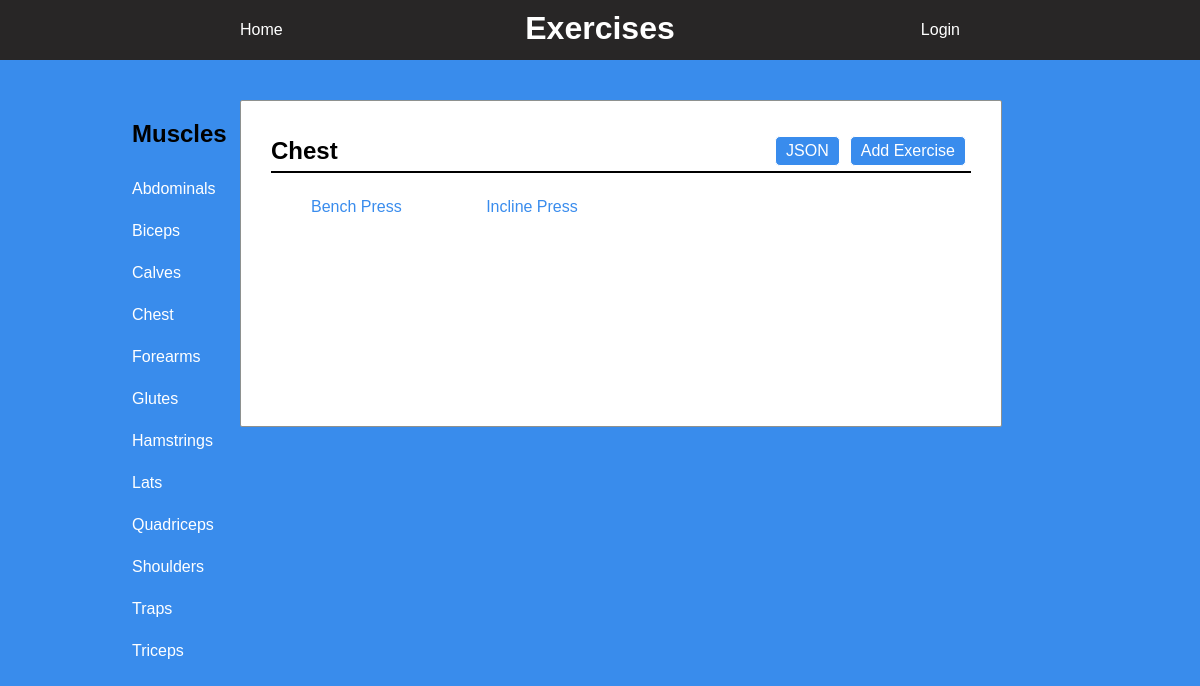
The app's page /Chest/exercises, older data.
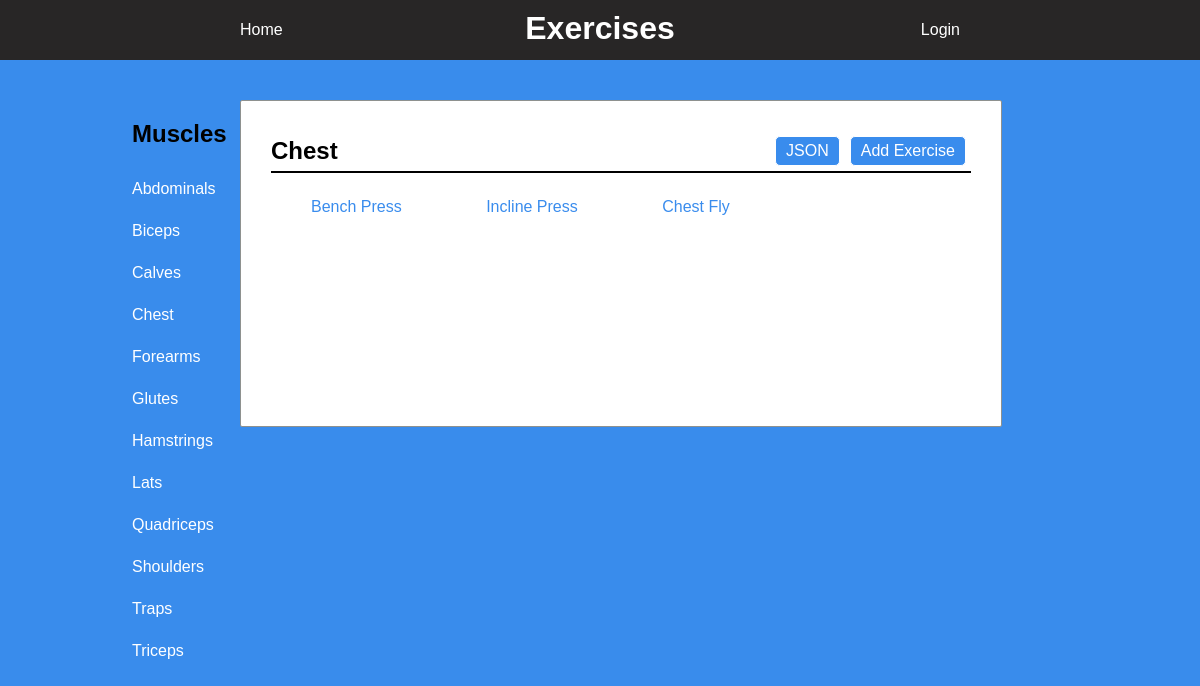
The same page, newer data.
### database_setup.py (models this page shows, shortened)
class BodyParts(Base):
	__tablename__ = 'bodyParts'
	id = Column(Integer, primary_key=True)
	name = Column(String, unique=True)

class Exercises(Base):
    __tablename__ = 'exercises'
    id = Column(Integer, primary_key=True)
    name = Column(String, unique=True)
    description = Column(String)
    bodyPart_id = Column(Integer, ForeignKey('bodyParts.id'))
    bodyPart = relationship(BodyParts)
    user_id = Column(Integer, ForeignKey('user.id'))
    user = relationship(User)

### main.py (the view)
@app.route('/<muscle_name>/exercises', methods=['GET'])
def view_exercises(muscle_name):
    muscle = (
        session.query(BodyParts)
        .filter_by(name=muscle_name)
        .one()
        )
    exercises = (session.query(Exercises)
        .filter_by(bodyPart_id=muscle.id)
        .all()
        )
    return render_template('exercises.html', exercises=exercises, muscle=muscle, muscles=muscles)

### templates/exercises.html (shortened to what this page needs)
<!DOCTYPE html>
<html lang="en" dir="ltr">
  <head>
    <link rel= "stylesheet" type= "text/css" href= "{{ url_for('static',filename='css/style.css') }}">
  </head>
  <body>
    <div class="banner">
      <a id ="home" href="{{url_for('main')}}">Home</a>
      <h1 id="title">Exercises</h1>
      {%if 'username' not in session %}
      <a id="login" href="{{url_for('showLogin')}}">Login</a>
      {% else %}
      <a id="login" href="{{url_for('disconnect')}}">Disconnect</a>
      {% endif %}
    </div>
    <div class="main">
      <div class="bodyContainer">
        <div class="sideBanner">
            <h2 id="sideBannerHeader">Muscles</h2>
            {% for i in muscles %}
            <a href="{{url_for('view_exercises', muscle_name = i.name)}}">{{ i.name }}</a>
            {% endfor %}
        </div>
        <div class="content">
          <div id="content-header">
            <h2>{{ muscle.name}}</h2>
            <a href="{{url_for('view_exercises_json', muscle_name = muscle.name)}}">JSON</a>
            <a href="{{url_for('add_exercise', muscle_name = muscle.name)}}">Add Exercise</a>
          </div>
          <div class="content-body">
            {% for i in exercises %}
            <a id="exercise" href="{{url_for('view_exercise', muscle_name = muscle.name, exercise_name = i.name)}}">{{ i.name }}</a>
            {% endfor %}
          </div>
        </div>
      </div>
    </div>
  </body>
</html>

Row changes from the older to the newer data that the page shows:
added Exercises: name "Chest Fly"
